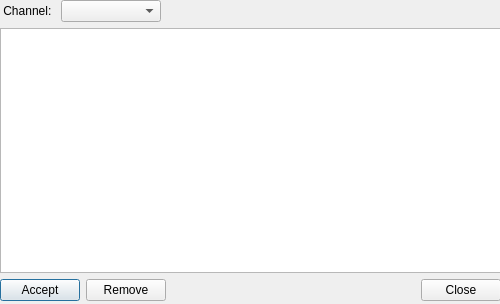
<?xml version="1.0" encoding="UTF-8"?>
<ui version="4.0">
 <class>uiModeration</class>
 <widget class="QDialog" name="uiModeration">
  <property name="geometry">
   <rect>
    <x>0</x>
    <y>0</y>
    <width>500</width>
    <height>304</height>
   </rect>
  </property>
  <property name="minimumSize">
   <size>
    <width>500</width>
    <height>304</height>
   </size>
  </property>
  <property name="maximumSize">
   <size>
    <width>500</width>
    <height>304</height>
   </size>
  </property>
  <property name="windowTitle">
   <string>Moderation</string>
  </property>
  <property name="windowIcon">
   <iconset>
    <normaloff>:/images/logo_64.png</normaloff>:/images/logo_64.png</iconset>
  </property>
  <widget class="QWidget" name="verticalLayoutWidget">
   <property name="geometry">
    <rect>
     <x>0</x>
     <y>0</y>
     <width>501</width>
     <height>301</height>
    </rect>
   </property>
   <layout class="QVBoxLayout" name="verticalLayout">
    <item>
     <layout class="QHBoxLayout" name="horizontalLayout_2">
      <item>
       <widget class="QLabel" name="label">
        <property name="text">
         <string> Channel: </string>
        </property>
       </widget>
      </item>
      <item>
       <widget class="QComboBox" name="comboBox">
        <property name="minimumSize">
         <size>
          <width>100</width>
          <height>0</height>
         </size>
        </property>
       </widget>
      </item>
      <item>
       <spacer name="horizontalSpacer">
        <property name="orientation">
         <enum>Qt::Horizontal</enum>
        </property>
        <property name="sizeHint" stdset="0">
         <size>
          <width>40</width>
          <height>20</height>
         </size>
        </property>
       </spacer>
      </item>
     </layout>
    </item>
    <item>
     <widget class="QListWidget" name="listWidget">
      <property name="editTriggers">
       <set>QAbstractItemView::NoEditTriggers</set>
      </property>
      <property name="sortingEnabled">
       <bool>true</bool>
      </property>
     </widget>
    </item>
    <item>
     <layout class="QHBoxLayout" name="horizontalLayout">
      <item>
       <widget class="QPushButton" name="pushButton">
        <property name="text">
         <string>Accept</string>
        </property>
       </widget>
      </item>
      <item>
       <widget class="QPushButton" name="pushButton_2">
        <property name="text">
         <string>Remove</string>
        </property>
       </widget>
      </item>
      <item>
       <widget class="QDialogButtonBox" name="buttonBox">
        <property name="standardButtons">
         <set>QDialogButtonBox::Close</set>
        </property>
        <property name="centerButtons">
         <bool>false</bool>
        </property>
       </widget>
      </item>
     </layout>
    </item>
   </layout>
  </widget>
 </widget>
 <resources/>
 <connections/>
</ui>
